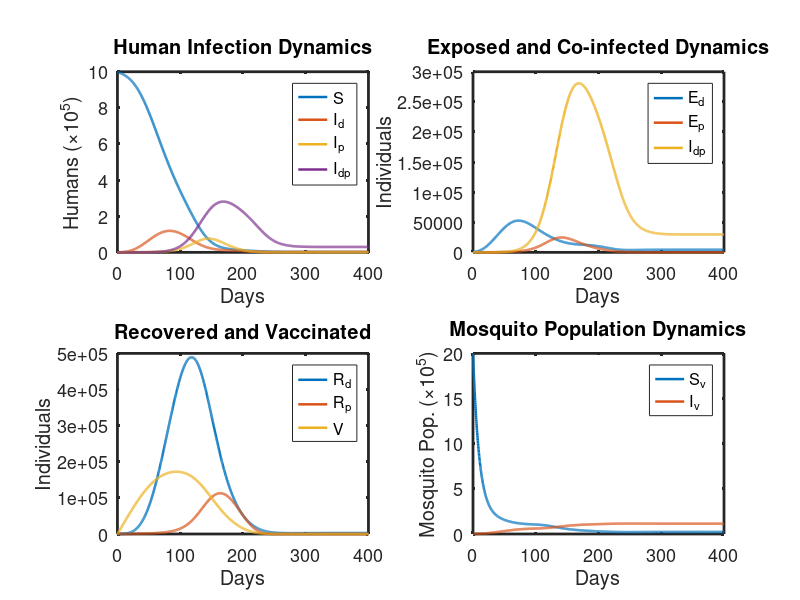

Write the MATLAB code that produced this figure.
%% DENGUE–PNEUMONIA CO-INFECTION MODEL (OUTBREAK SCENARIO)
% Self-contained MATLAB script
% Simulates 1 years (365 days)
% a single pick version
function dengue_pneumonia_coinfection_time_dynamics
clear; clc; close all;

%% ===================== PARAMETERS =========================
p.Lambda_h = 2000;              % human recruitment rate
p.mu_h = 1/(72*365);            % natural mortality (humans)
p.Lambda_v = 20000;             % mosquito recruitment rate (↑)
p.mu_v = 0.1;                   % mosquito mortality
p.beta_d = 0.35;                % dengue transmission (↑)
p.beta_p = 0.10;                % pneumonia transmission
p.beta_v = 0.9;                 % vector-to-human transmission (↑)
p.b = 0.8;                      % mosquito biting rate (↑)
p.gamma_d = 1/5.5;              % incubation rate (dengue)
p.tau_d = 1/14;                 % recovery (slower)
p.delta_d = 0.001;              % dengue-induced death
p.omega_d = 1/180;              % waning (dengue)
p.gamma_p = 1/3;                % incubation (pneumonia)
p.tau_p = 1/21;                 % recovery (slower)
p.delta_p = 0.005;              % pneumonia death
p.omega_p = 1/(2*365);          % waning (pneumonia)
p.epsilon_d = 1.6;              % dengue infectiousness enhancement
p.epsilon_p = 1.6;              % pneumonia infectiousness enhancement
p.epsilon_dv = 1.4;             % mosquito infection enhancement
p.rho_dp = 2.0;                 % dengue→pneumonia susceptibility
p.rho_pd = 1.8;                 % pneumonia→dengue susceptibility
p.phi_d = 0.6;                  % reinfection risk (dengue)
p.phi_p = 0.6;                  % reinfection risk (pneumonia)
p.delta_dp = 0.03;              % co-infection death
p.tau_dp = 1/25;                % recovery from co-infection
p.sigma_d = 0.3; p.sigma_p = 0.4; p.sigma_v = 0.3;
p.alpha_d = 0.001; p.alpha_p = 0.002;  % vaccination (low)
%p.alpha_d = 0.005; p.alpha_p = 0.008;  % vaccination (high)
p.kappa_v = 0.3; p.l = 0.2; p.m = 0.2; p.c = 0.15;

%% ===================== INITIAL CONDITIONS =========================
Nh0 = 1e6;     % human population
Nv0 = 2e6;     % mosquito population (↑)

S0   = Nh0 - (500+300+200+50+0+0+0); 
Ed0  = 200;  Id0 = 300;  Rd0 = 0;
Ep0  = 100;  Ip0 = 200;  Rp0 = 0;
Idp0 = 50;   V0  = 0;

Sv0 = Nv0 - (1000+500);
Ev0 = 1000; Iv0 = 500;

y0 = [S0 Ed0 Id0 Rd0 Ep0 Ip0 Rp0 Idp0 V0 Sv0 Ev0 Iv0];

%% ===================== SIMULATION =========================
tspan = [0 1*400];  % days
opts = odeset('RelTol',1e-6,'AbsTol',1e-8);

[t, y] = ode45(@(t,y) dengue_pneumonia_rhs(t,y,p), tspan, y0, opts);

S=y(:,1); Ed=y(:,2); Id=y(:,3); Rd=y(:,4);
Ep=y(:,5); Ip=y(:,6); Rp=y(:,7); Idp=y(:,8); V=y(:,9);
Sv=y(:,10); Ev=y(:,11); Iv=y(:,12);
Nh = S+Ed+Id+Rd+Ep+Ip+Rp+Idp+V;

%% ===================== PLOTS =========================
figure('Position',[100 100 1200 700])

subplot(2,2,1)
plot(t, [S Id Ip Idp]/1e5, 'LineWidth',1.8)
xlabel('Days','FontSize',11)
ylabel('Humans (\times10^5)','FontSize',14)
legend('S','I_d','I_p','I_{dp}','Location','best')
title('Human Infection Dynamics','FontWeight','bold','FontSize',14)
set(gca, 'FontSize', 13, 'LineWidth', 2);

subplot(2,2,2)
plot(t, [Ed Ep Idp], 'LineWidth',1.8)
xlabel('Days','FontSize',11)
ylabel('Individuals','FontSize',14)
legend('E_d','E_p','I_{dp}','Location','best')
title('Exposed and Co-infected Dynamics','FontWeight','bold','FontSize',14)
set(gca, 'FontSize', 13, 'LineWidth', 2);

subplot(2,2,3)
plot(t, [Rd Rp V], 'LineWidth',1.8)
xlabel('Days','FontSize',11)
ylabel('Individuals','FontSize',14)
legend('R_d','R_p','V','Location','best')
title('Recovered and Vaccinated','FontWeight','bold','FontSize',14)
set(gca, 'FontSize', 13, 'LineWidth', 2);

subplot(2,2,4)
plot(t, [Sv Iv]/1e5, 'LineWidth',1.8)
xlabel('Days','FontSize',11)
ylabel('Mosquito Pop. (\times10^5)','FontSize',14)
legend('S_v','I_v','Location','best')

title('Mosquito Population Dynamics','FontWeight','bold','FontSize',14)
set(gca, 'FontSize', 13, 'LineWidth', 2);
%title('Large Outbreak Scenario: Dengue–Pneumonia Co-infection (3 Years)','FontWeight','bold')

%% ===================== NESTED FUNCTION =========================
end
function dydt = dengue_pneumonia_rhs(~, y, p)
% Right-hand side of the dengue–pneumonia co-infection system

S=y(1); Ed=y(2); Id=y(3); Rd=y(4);
Ep=y(5); Ip=y(6); Rp=y(7); Idp=y(8); V=y(9);
Sv=y(10); Ev=y(11); Iv=y(12);

Nh = S+Ed+Id+Rd+Ep+Ip+Rp+Idp+V;

% Forces of infection (humans)
lambda_d = p.beta_d * Iv/Nh;
lambda_p = p.beta_p * (Ip + p.epsilon_p*Idp)/Nh;

% Humans
dS = p.Lambda_h - lambda_d*S - lambda_p*S ...
     - (p.mu_h + p.alpha_d + p.alpha_p)*S ...;

dEd = lambda_d*(S + p.sigma_p*Rp + p.sigma_v*V) ...
     - (p.gamma_d + p.mu_h)*Ed ...
     - p.rho_dp*lambda_p*Ed;

dId = p.gamma_d*Ed ...
     - (p.mu_h + p.delta_d + p.tau_d)*Id ...
     - p.rho_dp*lambda_p*Id;

dRd = p.tau_d*Id ...
     - (p.mu_h)*Rd ...
     - p.phi_d*lambda_p*Rd;

dEp = lambda_p*(S + p.sigma_d*Rd + p.sigma_v*V) ...
     - (p.gamma_p + p.mu_h)*Ep ...
     - p.rho_pd*lambda_d*Ep;

dIp = p.gamma_p*Ep ...
     - (p.mu_h + p.delta_p + p.tau_p)*Ip ...
     - p.rho_pd*lambda_d*Ip;

dRp = p.tau_p*Ip ...
     - (p.mu_h)*Rp ...
     - p.phi_p*lambda_d*Rp;

dIdp = p.rho_dp*lambda_p*(Ed + Id) ...
      + p.rho_pd*lambda_d*(Ep + Ip) ...
      + p.phi_d*lambda_p*Rd + p.phi_p*lambda_d*Rp ...
      - (p.mu_h + p.delta_dp + p.tau_dp)*Idp;

dV = (p.alpha_d + p.alpha_p)*S ...
    - p.mu_h*V ...
    - p.sigma_v*(lambda_d + lambda_p)*V;

% Mosquito dynamics
lambda_v = p.beta_v*p.b*(Id + p.epsilon_dv*Idp)/Nh;
dSv = p.Lambda_v - lambda_v*Sv - p.mu_v*Sv;
dEv = lambda_v*Sv - (p.gamma_d + p.mu_v)*Ev;
dIv = p.gamma_d*Ev - p.mu_v*Iv;

dydt = [dS; dEd; dId; dRd; dEp; dIp; dRp; dIdp; dV; dSv; dEv; dIv];
end
